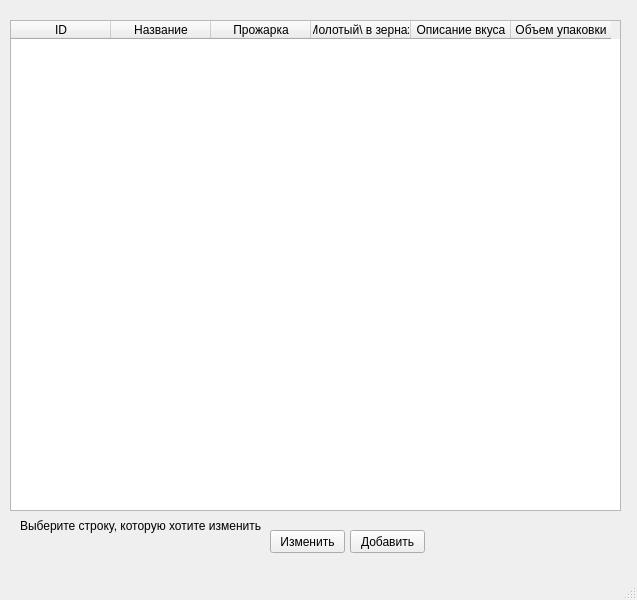
<?xml version="1.0" encoding="UTF-8"?>
<ui version="4.0">
 <class>MainWindow</class>
 <widget class="QMainWindow" name="MainWindow">
  <property name="geometry">
   <rect>
    <x>0</x>
    <y>0</y>
    <width>637</width>
    <height>600</height>
   </rect>
  </property>
  <property name="windowTitle">
   <string>MainWindow</string>
  </property>
  <widget class="QWidget" name="centralwidget">
   <widget class="QTableWidget" name="tableWidget">
    <property name="geometry">
     <rect>
      <x>10</x>
      <y>20</y>
      <width>611</width>
      <height>491</height>
     </rect>
    </property>
    <column>
     <property name="text">
      <string>ID</string>
     </property>
    </column>
    <column>
     <property name="text">
      <string>Название</string>
     </property>
    </column>
    <column>
     <property name="text">
      <string>Прожарка</string>
     </property>
    </column>
    <column>
     <property name="text">
      <string>Молотый\ в зернах</string>
     </property>
    </column>
    <column>
     <property name="text">
      <string>Описание вкуса</string>
     </property>
    </column>
    <column>
     <property name="text">
      <string>Объем упаковки</string>
     </property>
    </column>
   </widget>
   <widget class="QPushButton" name="pushButton">
    <property name="geometry">
     <rect>
      <x>270</x>
      <y>530</y>
      <width>75</width>
      <height>23</height>
     </rect>
    </property>
    <property name="text">
     <string>Изменить</string>
    </property>
   </widget>
   <widget class="QLabel" name="label">
    <property name="geometry">
     <rect>
      <x>20</x>
      <y>510</y>
      <width>241</width>
      <height>31</height>
     </rect>
    </property>
    <property name="text">
     <string>Выберите строку, которую хотите изменить</string>
    </property>
   </widget>
   <widget class="QPushButton" name="pushButton_2">
    <property name="geometry">
     <rect>
      <x>350</x>
      <y>530</y>
      <width>75</width>
      <height>23</height>
     </rect>
    </property>
    <property name="text">
     <string>Добавить</string>
    </property>
   </widget>
  </widget>
  <widget class="QMenuBar" name="menubar">
   <property name="geometry">
    <rect>
     <x>0</x>
     <y>0</y>
     <width>637</width>
     <height>21</height>
    </rect>
   </property>
  </widget>
  <widget class="QStatusBar" name="statusbar"/>
 </widget>
 <resources/>
 <connections/>
</ui>
